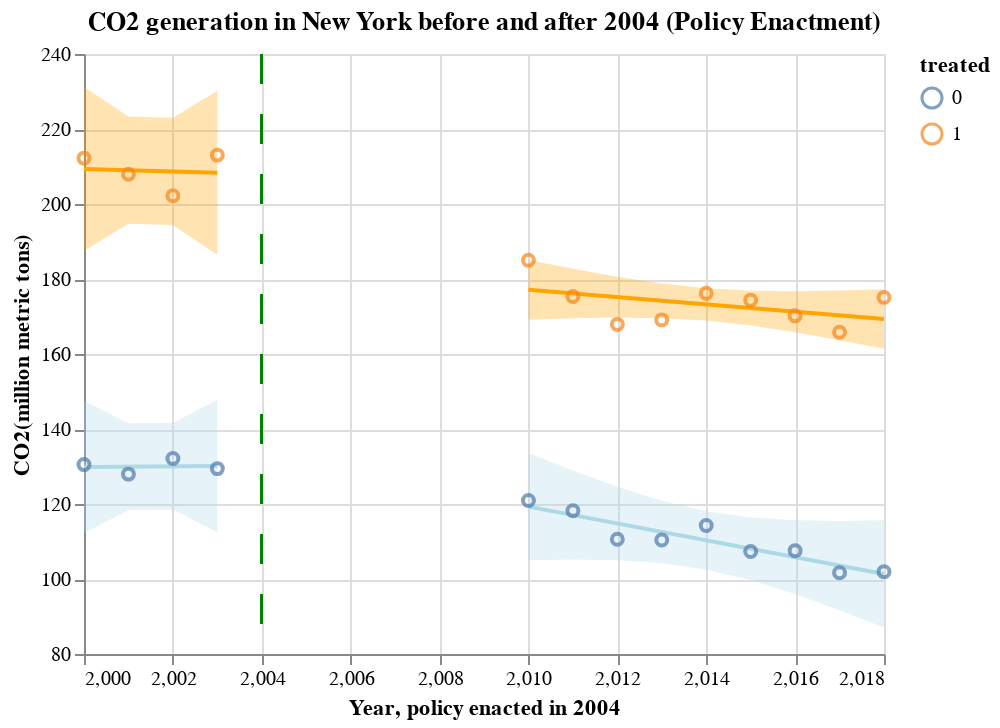

This figure's notebook cell:
### Code cell
import pathlib
import altair as alt

# Where to save files
path_prefix = f"/Users/weilianghu/Downloads/uds-2022-ids-701-team-7/30_results"

df1 = df.copy()
data = df1[df1["State"].isin(["NY", "WV", "KY", "TN"])]
data = data[
    (
        data["Year"].isin(
            [
                2000,
                2001,
                2002,
                2003,
                2010,
                2011,
                2012,
                2013,
                2014,
                2015,
                2016,
                2017,
                2018,
            ]
        )
    )
]

data["treated"] = np.where(data["State"] == "NY", 1, 0)
data["post_treatment"] = np.where(data["Year"] > 2004, 1, 0)

grouped_means = data.groupby(["treated", "Year"], as_index=False)[["CO2"]].mean()
scatter = (
    alt.Chart(grouped_means)
    .mark_point()
    .encode(
        x=alt.X(
            "Year:Q", scale=alt.Scale(zero=False), title="Year, policy enacted in 2004"
        ),
        y=alt.Y("CO2:Q", scale=alt.Scale(zero=False), title="CO2(million metric tons)"),
        color="treated:N",
        # title = "CO2 generation in New York before and after 2004 (Policy Enactment)",
    )
).properties(
    title="CO2 generation in New York before and after 2004 (Policy Enactment)"
)

df_t = df1.copy()
df_t["enact"] = 2004

loesses = []
ci = []
colors = {0: "lightblue", 1: "orange"}
for t, p in [(0, 0), (0, 1), (1, 0), (1, 1)]:
    c = (
        alt.Chart(data[(data["treated"] == t) & (data["post_treatment"] == p)])
        .encode(
            x=alt.X("Year:Q", scale=alt.Scale(zero=False)),
            y=alt.Y("CO2:Q", scale=alt.Scale(zero=False)),
        )
        .transform_regression("Year", "CO2")
        .mark_line(color=colors[t])
    )
    loesses.append(c)

    se = get_ci(data[(data["treated"] == t) & (data["post_treatment"] == p)], "CO2","Year", colors[t])
    ci.append(se)


rule = (
    alt.Chart(df_t)
    .mark_rule(color="green", strokeDash=[15, 15])
    .encode(
        x="enact:Q",
    )
)

NY_fin = alt.layer(*ci, *loesses, scatter) + rule

NY_fin.save(f"{path_prefix}NY.png")
NY_fin

### Figure 1 — Vega-Lite specification as saved in the notebook (floating-point values rounded to 4 significant figures; data arrays with more than 128 entries replaced by an {"elided": "..."} marker saying what was removed)
{"config": {"view": {"continuousWidth": 400, "continuousHeight": 300}}, "layer": [{"data": {"name": "data-06373f913e41cda189c7f3aaf1ce0410"}, "mark": {"type": "errorband", "color": "lightblue"}, "encoding": {"x": {"field": "Year", "scale": {"zero": false}, "type": "quantitative"}, "y": {"field": "ci_low", "scale": {"zero": false}, "title": "", "type": "quantitative"}, "y2": {"field": "ci_high"}}}, {"data": {"name": "data-feb1dd3807cf59201961cfcda96a9ad4"}, "mark": {"type": "errorband", "color": "lightblue"}, "encoding": {"x": {"field": "Year", "scale": {"zero": false}, "type": "quantitative"}, "y": {"field": "ci_low", "scale": {"zero": false}, "title": "", "type": "quantitative"}, "y2": {"field": "ci_high"}}}, {"data": {"name": "data-bad5cc993bcc46e40921db9c262a78c9"}, "mark": {"type": "errorband", "color": "orange"}, "encoding": {"x": {"field": "Year", "scale": {"zero": false}, "type": "quantitative"}, "y": {"field": "ci_low", "scale": {"zero": false}, "title": "", "type": "quantitative"}, "y2": {"field": "ci_high"}}}, {"data": {"name": "data-5484bd5519c4ec392eddb3c48e7c75a2"}, "mark": {"type": "errorband", "color": "orange"}, "encoding": {"x": {"field": "Year", "scale": {"zero": false}, "type": "quantitative"}, "y": {"field": "ci_low", "scale": {"zero": false}, "title": "", "type": "quantitative"}, "y2": {"field": "ci_high"}}}, {"data": {"name": "data-38497b8e3773dcdff58d601cb0685a11"}, "mark": {"type": "line", "color": "lightblue"}, "encoding": {"x": {"field": "Year", "scale": {"zero": false}, "type": "quantitative"}, "y": {"field": "CO2", "scale": {"zero": false}, "type": "quantitative"}}, "transform": [{"on": "Year", "regression": "CO2"}]}, {"data": {"name": "data-c59994a626f23069e89322a787841dc0"}, "mark": {"type": "line", "color": "lightblue"}, "encoding": {"x": {"field": "Year", "scale": {"zero": false}, "type": "quantitative"}, "y": {"field": "CO2", "scale": {"zero": false}, "type": "quantitative"}}, "transform": [{"on": "Year", "regression": "CO2"}]}, {"data": {"name": "data-2eea401da266a1bb3036929552e938ab"}, "mark": {"type": "line", "color": "orange"}, "encoding": {"x": {"field": "Year", "scale": {"zero": false}, "type": "quantitative"}, "y": {"field": "CO2", "scale": {"zero": false}, "type": "quantitative"}}, "transform": [{"on": "Year", "regression": "CO2"}]}, {"data": {"name": "data-0617f6843f59417b27361b42ffdc9ab6"}, "mark": {"type": "line", "color": "orange"}, "encoding": {"x": {"field": "Year", "scale": {"zero": false}, "type": "quantitative"}, "y": {"field": "CO2", "scale": {"zero": false}, "type": "quantitative"}}, "transform": [{"on": "Year", "regression": "CO2"}]}, {"data": {"name": "data-83cd5c543ff496b1c288f1ce0a47fce0"}, "mark": "point", "encoding": {"color": {"field": "treated", "type": "nominal"}, "x": {"field": "Year", "scale": {"zero": false}, "title": "Year, policy enacted in 2004", "type": "quantitative"}, "y": {"field": "CO2", "scale": {"zero": false}, "title": "CO2(million metric tons)", "type": "quantitative"}}, "title": "CO2 generation in New York before and after 2004 (Policy Enactment)"}, {"data": {"name": "data-f118d34a2f0a16557c052a6c2f4aa66b"}, "mark": {"type": "rule", "color": "green", "strokeDash": [15, 15]}, "encoding": {"x": {"field": "enact", "type": "quantitative"}}}], "$schema": "https://vega.github.io/schema/vega-lite/v4.17.0.json", "datasets": {"data-06373f913e41cda189c7f3aaf1ce0410": [{"Year": 2000, "CO2": 129.9, "ci_low": 112.2, "ci_high": 147.5}, {"Year": 2001, "CO2": 130.0, "ci_low": 118.4, "ci_high": 141.5}, {"Year": 2002, "CO2": 130.1, "ci_low": 118.5, "ci_high": 141.6}, {"Year": 2003, "CO2": 130.2, "ci_low": 112.5, "ci_high": 147.8}], "data-feb1dd3807cf59201961cfcda96a9ad4": [{"Year": 2010, "CO2": 119.3, "ci_low": 105.0, "ci_high": 133.6}, {"Year": 2011, "CO2": 117.1, "ci_low": 105.2, "ci_high": 128.9}, {"Year": 2012, "CO2": 114.8, "ci_low": 105.0, "ci_high": 124.6}, {"Year": 2013, "CO2": 112.6, "ci_low": 104.2, "ci_high": 120.9}, {"Year": 2014, "CO2": 110.3, "ci_low": 102.6, "ci_high": 118.1}, {"Year": 2015, "CO2": 108.1, "ci_low": 99.76, "ci_high": 116.4}, {"Year": 2016, "CO2": 105.8, "ci_low": 96.02, "ci_high": 115.6}, {"Year": 2017, "CO2": 103.6, "ci_low": 91.69, "ci_high": 115.5}, {"Year": 2018, "CO2": 101.3, "ci_low": 87.04, "ci_high": 115.6}], "data-bad5cc993bcc46e40921db9c262a78c9": [{"Year": 2000, "CO2": 209.4, "ci_low": 187.5, "ci_high": 231.2}, {"Year": 2001, "CO2": 209.0, "ci_low": 194.7, "ci_high": 223.3}, {"Year": 2002, "CO2": 208.7, "ci_low": 194.4, "ci_high": 223.0}, {"Year": 2003, "CO2": 208.3, "ci_low": 186.5, "ci_high": 230.2}], "data-5484bd5519c4ec392eddb3c48e7c75a2": [{"Year": 2010, "CO2": 177.1, "ci_low": 169.1, "ci_high": 185.1}, {"Year": 2011, "CO2": 176.1, "ci_low": 169.5, "ci_high": 182.8}, {"Year": 2012, "CO2": 175.2, "ci_low": 169.7, "ci_high": 180.6}, {"Year": 2013, "CO2": 174.2, "ci_low": 169.6, "ci_high": 178.8}, {"Year": 2014, "CO2": 173.2, "ci_low": 168.9, "ci_high": 177.5}, {"Year": 2015, "CO2": 172.2, "ci_low": 167.6, "ci_high": 176.9}, {"Year": 2016, "CO2": 171.3, "ci_low": 165.8, "ci_high": 176.7}, {"Year": 2017, "CO2": 170.3, "ci_low": 163.7, "ci_high": 176.9}, {"Year": 2018, "CO2": 169.3, "ci_low": 161.4, "ci_high": 177.3}], "data-38497b8e3773dcdff58d601cb0685a11": [{"Unnamed: 0": 138, "Year": 2000, "Average_Temp": 55.7, "StateName": "Kentucky", "Percipitation": 45.29, "State": "KY", "RPS": false, "Enacted": "None", "Percentage": 0.0, "TargetYear": 0, "Duration": 0, "CleanEnergyPercent": 0.0, "Entity": "US", "Code": "OWID_WRL", "SolarPrice": 4.88, "CO2": 147.1, "CoalPrice": 1.06, "NaturalGasPrice": 5.77, "NuclearPrice": 0.0, "PetroleumPrice": 10.08, "GDP": 114200.0, "treated": 0, "post_treatment": 0}, {"Unnamed: 0": 159, "Year": 2000, "Average_Temp": 58.0, "StateName": "Tennessee", "Percipitation": 45.02, "State": "TN", "RPS": false, "Enacted": "None", "Percentage": 0.0, "TargetYear": 0, "Duration": 0, "CleanEnergyPercent": 0.0, "Entity": "US", "Code": "OWID_WRL", "SolarPrice": 4.88, "CO2": 128.7, "CoalPrice": 1.13, "NaturalGasPrice": 5.87, "NuclearPrice": 0.43, "PetroleumPrice": 10.01, "GDP": 182200.0, "treated": 0, "post_treatment": 0}, {"Unnamed: 0": 165, "Year": 2000, "Average_Temp": 51.8, "StateName": "West Virginia", "Percipitation": 42.59, "State": "WV", "RPS": false, "Enacted": "None", "Percentage": 0.0, "TargetYear": 0, "Duration": 0, "CleanEnergyPercent": 0.0, "Entity": "US", "Code": "OWID_WRL", "SolarPrice": 4.88, "CO2": 115.7, "CoalPrice": 1.23, "NaturalGasPrice": 5.46, "NuclearPrice": 0.0, "PetroleumPrice": 10.85, "GDP": 42500.0, "treated": 0, "post_treatment": 0}, {"Unnamed: 0": 180, "Year": 2001, "Average_Temp": 56.6, "StateName": "Kentucky", "Percipitation": 45.43, "State": "KY", "RPS": false, "Enacted": "None", "Percentage": 0.0, "TargetYear": 0, "Duration": 0, "CleanEnergyPercent": 0.0, "Entity": "US", "Code": "OWID_WRL", "SolarPrice": 4.774, "CO2": 151.0, "CoalPrice": 1.15, "NaturalGasPrice": 7.62, "NuclearPrice": 0.0, "PetroleumPrice": 9.28, "GDP": 117600.0, "treated": 0, "post_treatment": 0}, {"Unnamed: 0": 201, "Year": 2001, "Average_Temp": 58.2, "StateName": "Tennessee", "Percipitation": 54.0, "State": "TN", "RPS": false, "Enacted": "None", "Percentage": 0.0, "TargetYear": 0, "Duration": 0, "CleanEnergyPercent": 0.0, "Entity": "US", "Code": "OWID_WRL", "SolarPrice": 4.774, "CO2": 127.2, "CoalPrice": 1.26, "NaturalGasPrice": 8.05, "NuclearPrice": 0.39, "PetroleumPrice": 9.33, "GDP": 186400.0, "treated": 0, "post_treatment": 0}, {"Unnamed: 0": 207, "Year": 2001, "Average_Temp": 52.7, "StateName": "West Virginia", "Percipitation": 39.86, "State": "WV", "RPS": false, "Enacted": "None", "Percentage": 0.0, "TargetYear": 0, "Duration": 0, "CleanEnergyPercent": 0.0, "Entity": "US", "Code": "OWID_WRL", "SolarPrice": 4.774, "CO2": 105.7, "CoalPrice": 1.28, "NaturalGasPrice": 6.09, "NuclearPrice": 0.0, "PetroleumPrice": 10.09, "GDP": 43970.0, "treated": 0, "post_treatment": 0}, {"Unnamed: 0": 222, "Year": 2002, "Average_Temp": 56.8, "StateName": "Kentucky", "Percipitation": 53.51, "State": "KY", "RPS": false, "Enacted": "None", "Percentage": 0.0, "TargetYear": 0, "Duration": 0, "CleanEnergyPercent": 0.0, "Entity": "US", "Code": "OWID_WRL", "SolarPrice": 4.031, "CO2": 151.3, "CoalPrice": 1.23, "NaturalGasPrice": 5.61, "NuclearPrice": 0.0, "PetroleumPrice": 8.32, "GDP": 122400.0, "treated": 0, "post_treatment": 0}, {"Unnamed: 0": 243, "Year": 2002, "Average_Temp": 58.7, "StateName": "Tennessee", "Percipitation": 59.22, "State": "TN", "RPS": false, "Enacted": "None", "Percentage": 0.0, "TargetYear": 0, "Duration": 0, "CleanEnergyPercent": 0.0, "Entity": "US", "Code": "OWID_WRL", "SolarPrice": 4.031, "CO2": 126.4, "CoalPrice": 1.25, "NaturalGasPrice": 6.39, "NuclearPrice": 0.37, "PetroleumPrice": 9.02, "GDP": 195800.0, "treated": 0, "post_treatment": 0}, {"Unnamed: 0": 249, "Year": 2002, "Average_Temp": 53.2, "StateName": "West Virginia", "Percipitation": 48.56, "State": "WV", "RPS": false, "Enacted": "None", "Percentage": 0.0, "TargetYear": 0, "Duration": 0, "CleanEnergyPercent": 0.0, "Entity": "US", "Code": "OWID_WRL", "SolarPrice": 4.031, "CO2": 118.7, "CoalPrice": 1.25, "NaturalGasPrice": 5.94, "NuclearPrice": 0.0, "PetroleumPrice": 9.27, "GDP": 45580.0, "treated": 0, "post_treatment": 0}, {"Unnamed: 0": 264, "Year": 2003, "Average_Temp": 55.2, "StateName": "Kentucky", "Percipitation": 55.98, "State": "KY", "RPS": false, "Enacted": "None", "Percentage": 0.0, "TargetYear": 0, "Duration": 0, "CleanEnergyPercent": 0.0, "Entity": "US", "Code": "OWID_WRL", "SolarPrice": 3.978, "CO2": 147.8, "CoalPrice": 1.26, "NaturalGasPrice": 7.47, "NuclearPrice": 0.0, "PetroleumPrice": 9.51, "GDP": 128000.0, "treated": 0, "post_treatment": 0}, {"Unnamed: 0": 285, "Year": 2003, "Average_Temp": 57.5, "StateName": "Tennessee", "Percipitation": 61.76, "State": "TN", "RPS": false, "Enacted": "None", "Percentage": 0.0, "TargetYear": 0, "Duration": 0, "CleanEnergyPercent": 0.0, "Entity": "US", "Code": "OWID_WRL", "SolarPrice": 3.978, "CO2": 125.1, "CoalPrice": 1.29, "NaturalGasPrice": 7.64, "NuclearPrice": 0.36, "PetroleumPrice": 10.3, "GDP": 205100.0, "treated": 0, "post_treatment": 0}, {"Unnamed: 0": 291, "Year": 2003, "Average_Temp": 51.6, "StateName": "West Virginia", "Percipitation": 59.42, "State": "WV", "RPS": false, "Enacted": "None", "Percentage": 0.0, "TargetYear": 0, "Duration": 0, "CleanEnergyPercent": 0.0, "Entity": "US", "Code": "OWID_WRL", "SolarPrice": 3.978, "CO2": 115.4, "CoalPrice": 1.28, "NaturalGasPrice": 7.58, "NuclearPrice": 0.0, "PetroleumPrice": 11.02, "GDP": 47040.0, "treated": 0, "post_treatment": 0}], "data-c59994a626f23069e89322a787841dc0": [{"Unnamed: 0": 558, "Year": 2010, "Average_Temp": 56.0, "StateName": "Kentucky", "Percipitation": 43.54, "State": "KY", "RPS": false, "Enacted": "None", "Percentage": 0.0, "TargetYear": 0, "Duration": 0, "CleanEnergyPercent": 0.0, "Entity": "US", "Code": "OWID_WRL", "SolarPrice": 2.045, "CO2": 152.9, "CoalPrice": 2.36, "NaturalGasPrice": 7.13, "NuclearPrice": 0.0, "PetroleumPrice": 19.77, "GDP": 166400.0, "treated": 0, "post_treatment": 1}, {"Unnamed: 0": 579, "Year": 2010, "Average_Temp": 57.9, "StateName": "Tennessee", "Percipitation": 49.65, "State": "TN", "RPS": false, "Enacted": "None", "Percentage": 0.0, "TargetYear": 0, "Duration": 0, "CleanEnergyPercent": 0.0, "Entity": "US", "Code": "OWID_WRL", "SolarPrice": 2.045, "CO2": 109.3, "CoalPrice": 2.75, "NaturalGasPrice": 8.13, "NuclearPrice": 0.64, "PetroleumPrice": 21.18, "GDP": 257800.0, "treated": 0, "post_treatment": 1}, {"Unnamed: 0": 585, "Year": 2010, "Average_Temp": 52.0, "StateName": "West Virginia", "Percipitation": 42.43, "State": "WV", "RPS": false, "Enacted": "None", "Percentage": 0.0, "TargetYear": 0, "Duration": 0, "CleanEnergyPercent": 0.0, "Entity": "US", "Code": "OWID_WRL", "SolarPrice": 2.045, "CO2": 100.6, "CoalPrice": 2.66, "NaturalGasPrice": 8.42, "NuclearPrice": 0.0, "PetroleumPrice": 22.84, "GDP": 66000.0, "treated": 0, "post_treatment": 1}, {"Unnamed: 0": 600, "Year": 2011, "Average_Temp": 56.9, "StateName": "Kentucky", "Percipitation": 64.35, "State": "KY", "RPS": false, "Enacted": "None", "Percentage": 0.0, "TargetYear": 0, "Duration": 0, "CleanEnergyPercent": 0.0, "Entity": "US", "Code": "OWID_WRL", "SolarPrice": 1.677, "CO2": 151.2, "CoalPrice": 2.44, "NaturalGasPrice": 7.05, "NuclearPrice": 0.0, "PetroleumPrice": 25.65, "GDP": 171600.0, "treated": 0, "post_treatment": 1}, {"Unnamed: 0": 621, "Year": 2011, "Average_Temp": 58.9, "StateName": "Tennessee", "Percipitation": 62.59, "State": "TN", "RPS": false, "Enacted": "None", "Percentage": 0.0, "TargetYear": 0, "Duration": 0, "CleanEnergyPercent": 0.0, "Entity": "US", "Code": "OWID_WRL", "SolarPrice": 1.677, "CO2": 105.5, "CoalPrice": 2.96, "NaturalGasPrice": 7.61, "NuclearPrice": 0.67, "PetroleumPrice": 26.97, "GDP": 269800.0, "treated": 0, "post_treatment": 1}, {"Unnamed: 0": 627, "Year": 2011, "Average_Temp": 53.5, "StateName": "West Virginia", "Percipitation": 55.1, "State": "WV", "RPS": false, "Enacted": "None", "Percentage": 0.0, "TargetYear": 0, "Duration": 0, "CleanEnergyPercent": 0.0, "Entity": "US", "Code": "OWID_WRL", "SolarPrice": 1.677, "CO2": 97.89, "CoalPrice": 2.71, "NaturalGasPrice": 7.87, "NuclearPrice": 0.0, "PetroleumPrice": 28.92, "GDP": 69230.0, "treated": 0, "post_treatment": 1}, {"Unnamed: 0": 642, "Year": 2012, "Average_Temp": 58.4, "StateName": "Kentucky", "Percipitation": 43.21, "State": "KY", "RPS": false, "Enacted": "None", "Percentage": 0.0, "TargetYear": 0, "Duration": 0, "CleanEnergyPercent": 0.0, "Entity": "US", "Code": "OWID_WRL", "SolarPrice": 0.8764, "CO2": 140.6, "CoalPrice": 2.47, "NaturalGasPrice": 5.71, "NuclearPrice": 0.0, "PetroleumPrice": 25.3, "GDP": 178100.0, "treated": 0, "post_treatment": 1}, {"Unnamed: 0": 663, "Year": 2012, "Average_Temp": 60.3, "StateName": "Tennessee", "Percipitation": 46.89, "State": "TN", "RPS": false, "Enacted": "None", "Percentage": 0.0, "TargetYear": 0, "Duration": 0, "CleanEnergyPercent": 0.0, "Entity": "US", "Code": "OWID_WRL", "SolarPrice": 0.8764, "CO2": 99.03, "CoalPrice": 2.85, "NaturalGasPrice": 6.01, "NuclearPrice": 0.73, "PetroleumPrice": 27.56, "GDP": 286300.0, "treated": 0, "post_treatment": 1}, {"Unnamed: 0": 669, "Year": 2012, "Average_Temp": 54.3, "StateName": "West Virginia", "Percipitation": 44.62, "State": "WV", "RPS": false, "Enacted": "None", "Percentage": 0.0, "TargetYear": 0, "Duration": 0, "CleanEnergyPercent": 0.0, "Entity": "US", "Code": "OWID_WRL", "SolarPrice": 0.8764, "CO2": 92.15, "CoalPrice": 2.73, "NaturalGasPrice": 7.2, "NuclearPrice": 0.0, "PetroleumPrice": 29.21, "GDP": 70320.0, "treated": 0, "post_treatment": 1}, {"Unnamed: 0": 684, "Year": 2013, "Average_Temp": 55.0, "StateName": "Kentucky", "Percipitation": 55.78, "State": "KY", "RPS": false, "Enacted": "None", "Percentage": 0.0, "TargetYear": 0, "Duration": 0, "CleanEnergyPercent": 0.0, "Entity": "US", "Code": "OWID_WRL", "SolarPrice": 0.6963, "CO2": 139.7, "CoalPrice": 2.4, "NaturalGasPrice": 6.67, "NuclearPrice": 0.0, "PetroleumPrice": 25.63, "GDP": 184500.0, "treated": 0, "post_treatment": 1}, {"Unnamed: 0": 705, "Year": 2013, "Average_Temp": 57.1, "StateName": "Tennessee", "Percipitation": 63.27, "State": "TN", "RPS": false, "Enacted": "None", "Percentage": 0.0, "TargetYear": 0, "Duration": 0, "CleanEnergyPercent": 0.0, "Entity": "US", "Code": "OWID_WRL", "SolarPrice": 0.6963, "CO2": 97.27, "CoalPrice": 2.63, "NaturalGasPrice": 6.83, "NuclearPrice": 0.77, "PetroleumPrice": 27.1, "GDP": 295900.0, "treated": 0, "post_treatment": 1}, {"Unnamed: 0": 711, "Year": 2013, "Average_Temp": 51.8, "StateName": "West Virginia", "Percipitation": 47.59, "State": "WV", "RPS": false, "Enacted": "None", "Percentage": 0.0, "TargetYear": 0, "Duration": 0, "CleanEnergyPercent": 0.0, "Entity": "US", "Code": "OWID_WRL", "SolarPrice": 0.6963, "CO2": 94.3, "CoalPrice": 2.62, "NaturalGasPrice": 6.98, "NuclearPrice": 0.0, "PetroleumPrice": 28.91, "GDP": 71480.0, "treated": 0, "post_treatment": 1}, {"Unnamed: 0": 726, "Year": 2014, "Average_Temp": 54.3, "StateName": "Kentucky", "Percipitation": 47.11, "State": "KY", "RPS": false, "Enacted": "None", "Percentage": 0.0, "TargetYear": 0, "Duration": 0, "CleanEnergyPercent": 0.0, "Entity": "US", "Code": "OWID_WRL", "SolarPrice": 0.6415, "CO2": 140.4, "CoalPrice": 2.38, "NaturalGasPrice": 7.4, "NuclearPrice": 0.0, "PetroleumPrice": 24.48, "GDP": 188000.0, "treated": 0, "post_treatment": 1}, {"Unnamed: 0": 747, "Year": 2014, "Average_Temp": 56.6, "StateName": "Tennessee", "Percipitation": 53.52, "State": "TN", "RPS": false, "Enacted": "None", "Percentage": 0.0, "TargetYear": 0, "Duration": 0, "CleanEnergyPercent": 0.0, "Entity": "US", "Code": "OWID_WRL", "SolarPrice": 0.6415, "CO2": 102.5, "CoalPrice": 2.64, "NaturalGasPrice": 7.47, "NuclearPrice": 0.72, "PetroleumPrice": 26.08, "GDP": 306200.0, "treated": 0, "post_treatment": 1}, {"Unnamed: 0": 753, "Year": 2014, "Average_Temp": 50.8, "StateName": "West Virginia", "Percipitation": 42.79, "State": "WV", "RPS": false, "Enacted": "None", "Percentage": 0.0, "TargetYear": 0, "Duration": 0, "CleanEnergyPercent": 0.0, "Entity": "US", "Code": "OWID_WRL", "SolarPrice": 0.6415, "CO2": 99.88, "CoalPrice": 2.49, "NaturalGasPrice": 7.27, "NuclearPrice": 0.0, "PetroleumPrice": 28.3, "GDP": 72650.0, "treated": 0, "post_treatment": 1}, {"Unnamed: 0": 768, "Year": 2015, "Average_Temp": 56.6, "StateName": "Kentucky", "Percipitation": 58.31, "State": "KY", "RPS": false, "Enacted": "None", "Percentage": 0.0, "TargetYear": 0, "Duration": 0, "CleanEnergyPercent": 0.0, "Entity": "US", "Code": "OWID_WRL", "SolarPrice": 0.5965, "CO2": 131.3, "CoalPrice": 2.27, "NaturalGasPrice": 6.03, "NuclearPrice": 0.0, "PetroleumPrice": 17.0, "GDP": 193400.0, "treated": 0, "post_treatment": 1}, {"Unnamed: 0": 789, "Year": 2015, "Average_Temp": 59.0, "StateName": "Tennessee", "Percipitation": 59.16, "State": "TN", "RPS": false, "Enacted": "None", "Percentage": 0.0, "TargetYear": 0, "Duration": 0, "CleanEnergyPercent": 0.0, "Entity": "US", "Code": "OWID_WRL", "SolarPrice": 0.5965, "CO2": 98.7, "CoalPrice": 2.58, "NaturalGasPrice": 5.98, "NuclearPrice": 0.72, "PetroleumPrice": 18.26, "GDP": 325300.0, "treated": 0, "post_treatment": 1}, {"Unnamed: 0": 795, "Year": 2015, "Average_Temp": 53.1, "StateName": "West Virginia", "Percipitation": 48.62, "State": "WV", "RPS": false, "Enacted": "None", "Percentage": 0.0, "TargetYear": 0, "Duration": 0, "CleanEnergyPercent": 0.0, "Entity": "US", "Code": "OWID_WRL", "SolarPrice": 0.5965, "CO2": 91.96, "CoalPrice": 2.4, "NaturalGasPrice": 6.22, "NuclearPrice": 0.0, "PetroleumPrice": 19.99, "GDP": 71320.0, "treated": 0, "post_treatment": 1}, {"Unnamed: 0": 810, "Year": 2016, "Average_Temp": 57.9, "StateName": "Kentucky", "Percipitation": 49.19, "State": "KY", "RPS": false, "Enacted": "None", "Percentage": 0.0, "TargetYear": 0, "Duration": 0, "CleanEnergyPercent": 0.0, "Entity": "US", "Code": "OWID_WRL", "SolarPrice": 0.5505, "CO2": 126.8, "CoalPrice": 2.15, "NaturalGasPrice": 5.22, "NuclearPrice": 0.0, "PetroleumPrice": 14.72, "GDP": 196500.0, "treated": 0, "post_treatment": 1}, {"Unnamed: 0": 831, "Year": 2016, "Average_Temp": 60.3, "StateName": "Tennessee", "Percipitation": 47.04, "State": "TN", "RPS": false, "Enacted": "None", "Percentage": 0.0, "TargetYear": 0, "Duration": 0, "CleanEnergyPercent": 0.0, "Entity": "US", "Code": "OWID_WRL", "SolarPrice": 0.5505, "CO2": 101.4, "CoalPrice": 2.37, "NaturalGasPrice": 5.2, "NuclearPrice": 0.71, "PetroleumPrice": 15.92, "GDP": 336400.0, "treated": 0, "post_treatment": 1}, {"Unnamed: 0": 837, "Year": 2016, "Average_Temp": 54.1, "StateName": "West Virginia", "Percipitation": 45.36, "State": "WV", "RPS": false, "Enacted": "None", "Percentage": 0.0, "TargetYear": 0, "Duration": 0, "CleanEnergyPercent": 0.0, "Entity": "US", "Code": "OWID_WRL", "SolarPrice": 0.5505, "CO2": 94.49, "CoalPrice": 2.32, "NaturalGasPrice": 5.16, "NuclearPrice": 0.0, "PetroleumPrice": 17.73, "GDP": 70920.0, "treated": 0, "post_treatment": 1}, {"Unnamed: 0": 852, "Year": 2017, "Average_Temp": 57.8, "StateName": "Kentucky", "Percipitation": 50.26, "State": "KY", "RPS": false, "Enacted": "None", "Percentage": 0.0, "TargetYear": 0, "Duration": 0, "CleanEnergyPercent": 0.0, "Entity": "US", "Code": "OWID_WRL", "SolarPrice": 0.4622, "CO2": 116.8, "CoalPrice": 2.04, "NaturalGasPrice": 5.76, "NuclearPrice": 0.0, "PetroleumPrice": 17.22, "GDP": 201600.0, "treated": 0, "post_treatment": 1}, {"Unnamed: 0": 873, "Year": 2017, "Average_Temp": 60.0, "StateName": "Tennessee", "Percipitation": 56.22, "State": "TN", "RPS": false, "Enacted": "None", "Percentage": 0.0, "TargetYear": 0, "Duration": 0, "CleanEnergyPercent": 0.0, "Entity": "US", "Code": "OWID_WRL", "SolarPrice": 0.4622, "CO2": 97.4, "CoalPrice": 2.38, "NaturalGasPrice": 5.92, "NuclearPrice": 0.71, "PetroleumPrice": 18.09, "GDP": 349800.0, "treated": 0, "post_treatment": 1}, {"Unnamed: 0": 879, "Year": 2017, "Average_Temp": 54.0, "StateName": "West Virginia", "Percipitation": 47.01, "State": "WV", "RPS": false, "Enacted": "None", "Percentage": 0.0, "TargetYear": 0, "Duration": 0, "CleanEnergyPercent": 0.0, "Entity": "US", "Code": "OWID_WRL", "SolarPrice": 0.4622, "CO2": 90.84, "CoalPrice": 2.28, "NaturalGasPrice": 5.35, "NuclearPrice": 0.0, "PetroleumPrice": 20.1, "GDP": 74800.0, "treated": 0, "post_treatment": 1}, {"Unnamed: 0": 894, "Year": 2018, "Average_Temp": 57.0, "StateName": "Kentucky", "Percipitation": 63.74, "State": "KY", "RPS": false, "Enacted": "None", "Percentage": 0.0, "TargetYear": 0, "Duration": 0, "CleanEnergyPercent": 0.0, "Entity": "US", "Code": "OWID_WRL", "SolarPrice": 0.4115, "CO2": 122.8, "CoalPrice": 2.0, "NaturalGasPrice": 5.42, "NuclearPrice": 0.0, "PetroleumPrice": 19.83, "GDP": 208300.0, "treated": 0, "post_treatment": 1}, {"Unnamed: 0": 915, "Year": 2018, "Average_Temp": 59.1, "StateName": "Tennessee", "Percipitation": 67.14, "State": "TN", "RPS": false, "Enacted": "None", "Percentage": 0.0, "TargetYear": 0, "Duration": 0, "CleanEnergyPercent": 0.0, "Entity": "US", "Code": "OWID_WRL", "SolarPrice": 0.4115, "CO2": 93.84, "CoalPrice": 2.31, "NaturalGasPrice": 5.72, "NuclearPrice": 0.68, "PetroleumPrice": 20.74, "GDP": 361400.0, "treated": 0, "post_treatment": 1}, {"Unnamed: 0": 921, "Year": 2018, "Average_Temp": 53.3, "StateName": "West Virginia", "Percipitation": 65.1, "State": "WV", "RPS": false, "Enacted": "None", "Percentage": 0.0, "TargetYear": 0, "Duration": 0, "CleanEnergyPercent": 0.0, "Entity": "US", "Code": "OWID_WRL", "SolarPrice": 0.4115, "CO2": 89.14, "CoalPrice": 2.2, "NaturalGasPrice": 5.86, "NuclearPrice": 0.0, "PetroleumPrice": 22.69, "GDP": 79040.0, "treated": 0, "post_treatment": 1}], "data-2eea401da266a1bb3036929552e938ab": [{"Unnamed: 0": 152, "Year": 2000, "Average_Temp": 44.9, "StateName": "New York", "Percipitation": 46.24, "State": "NY", "RPS": true, "Enacted": "2004", "Percentage": 70.0, "TargetYear": 2030, "Duration": 26, "CleanEnergyPercent": 17.82, "Entity": "US", "Code": "OWID_WRL", "SolarPrice": 4.88, "CO2": 212.2, "CoalPrice": 1.52, "NaturalGasPrice": 7.18, "NuclearPrice": 0.48, "PetroleumPrice": 10.0, "GDP": 841200.0, "treated": 1, "post_treatment": 0}, {"Unnamed: 0": 194, "Year": 2001, "Average_Temp": 46.9, "StateName": "New York", "Percipitation": 34.14, "State": "NY", "RPS": true, "Enacted": "2004", "Percentage": 70.0, "TargetYear": 2030, "Duration": 26, "CleanEnergyPercent": 17.82, "Entity": "US", "Code": "OWID_WRL", "SolarPrice": 4.774, "CO2": 208.0, "CoalPrice": 1.47, "NaturalGasPrice": 8.24, "NuclearPrice": 0.41, "PetroleumPrice": 9.23, "GDP": 878300.0, "treated": 1, "post_treatment": 0}, {"Unnamed: 0": 236, "Year": 2002, "Average_Temp": 46.8, "StateName": "New York", "Percipitation": 43.56, "State": "NY", "RPS": true, "Enacted": "2004", "Percentage": 70.0, "TargetYear": 2030, "Duration": 26, "CleanEnergyPercent": 17.82, "Entity": "US", "Code": "OWID_WRL", "SolarPrice": 4.031, "CO2": 202.2, "CoalPrice": 1.59, "NaturalGasPrice": 6.54, "NuclearPrice": 0.4, "PetroleumPrice": 8.91, "GDP": 890300.0, "treated": 1, "post_treatment": 0}, {"Unnamed: 0": 278, "Year": 2003, "Average_Temp": 44.5, "StateName": "New York", "Percipitation": 48.02, "State": "NY", "RPS": true, "Enacted": "2004", "Percentage": 70.0, "TargetYear": 2030, "Duration": 26, "CleanEnergyPercent": 17.82, "Entity": "US", "Code": "OWID_WRL", "SolarPrice": 3.978, "CO2": 213.0, "CoalPrice": 1.62, "NaturalGasPrice": 8.82, "NuclearPrice": 0.41, "PetroleumPrice": 10.13, "GDP": 912500.0, "treated": 1, "post_treatment": 0}], "data-0617f6843f59417b27361b42ffdc9ab6": [{"Unnamed: 0": 572, "Year": 2010, "Average_Temp": 47.2, "StateName": "New York", "Percipitation": 43.92, "State": "NY", "RPS": true, "Enacted": "2004", "Percentage": 70.0, "TargetYear": 2030, "Duration": 26, "CleanEnergyPercent": 17.82, "Entity": "US", "Code": "OWID_WRL", "SolarPrice": 2.045, "CO2": 185.0, "CoalPrice": 3.24, "NaturalGasPrice": 9.7, "NuclearPrice": 0.64, "PetroleumPrice": 20.49, "GDP": 1224000.0, "treated": 1, "post_treatment": 1}, {"Unnamed: 0": 614, "Year": 2011, "Average_Temp": 47.1, "StateName": "New York", "Percipitation": 55.71, "State": "NY", "RPS": true, "Enacted": "2004", "Percentage": 70.0, "TargetYear": 2030, "Duration": 26, "CleanEnergyPercent": 17.82, "Entity": "US", "Code": "OWID_WRL", "SolarPrice": 1.677, "CO2": 175.3, "CoalPrice": 3.58, "NaturalGasPrice": 9.1, "NuclearPrice": 0.68, "PetroleumPrice": 26.41, "GDP": 1248000.0, "treated": 1, "post_treatment": 1}, {"Unnamed: 0": 656, "Year": 2012, "Average_Temp": 48.8, "StateName": "New York", "Percipitation": 39.56, "State": "NY", "RPS": true, "Enacted": "2004", "Percentage": 70.0, "TargetYear": 2030, "Duration": 26, "CleanEnergyPercent": 17.82, "Entity": "US", "Code": "OWID_WRL", "SolarPrice": 0.8764, "CO2": 167.9, "CoalPrice": 3.65, "NaturalGasPrice": 7.5, "NuclearPrice": 0.74, "PetroleumPrice": 27.51, "GDP": 1328000.0, "treated": 1, "post_treatment": 1}, {"Unnamed: 0": 698, "Year": 2013, "Average_Temp": 45.7, "StateName": "New York", "Percipitation": 43.99, "State": "NY", "RPS": true, "Enacted": "2004", "Percentage": 70.0, "TargetYear": 2030, "Duration": 26, "CleanEnergyPercent": 17.82, "Entity": "US", "Code": "OWID_WRL", "SolarPrice": 0.6963, "CO2": 169.1, "CoalPrice": 3.44, "NaturalGasPrice": 8.22, "NuclearPrice": 0.8, "PetroleumPrice": 26.76, "GDP": 1366000.0, "treated": 1, "post_treatment": 1}, {"Unnamed: 0": 740, "Year": 2014, "Average_Temp": 44.5, "StateName": "New York", "Percipitation": 43.22, "State": "NY", "RPS": true, "Enacted": "2004", "Percentage": 70.0, "TargetYear": 2030, "Duration": 26, "CleanEnergyPercent": 17.82, "Entity": "US", "Code": "OWID_WRL", "SolarPrice": 0.6415, "CO2": 176.2, "CoalPrice": 3.38, "NaturalGasPrice": 8.53, "NuclearPrice": 0.76, "PetroleumPrice": 25.85, "GDP": 1431000.0, "treated": 1, "post_treatment": 1}, {"Unnamed: 0": 782, "Year": 2015, "Average_Temp": 45.7, "StateName": "New York", "Percipitation": 40.64, "State": "NY", "RPS": true, "Enacted": "2004", "Percentage": 70.0, "TargetYear": 2030, "Duration": 26, "CleanEnergyPercent": 17.82, "Entity": "US", "Code": "OWID_WRL", "SolarPrice": 0.5965, "CO2": 174.4, "CoalPrice": 3.38, "NaturalGasPrice": 6.94, "NuclearPrice": 0.72, "PetroleumPrice": 18.22, "GDP": 1488000.0, "treated": 1, "post_treatment": 1}, {"Unnamed: 0": 824, "Year": 2016, "Average_Temp": 47.6, "StateName": "New York", "Percipitation": 38.17, "State": "NY", "RPS": true, "Enacted": "2004", "Percentage": 70.0, "TargetYear": 2030, "Duration": 26, "CleanEnergyPercent": 17.82, "Entity": "US", "Code": "OWID_WRL", "SolarPrice": 0.5505, "CO2": 170.2, "CoalPrice": 2.96, "NaturalGasPrice": 6.24, "NuclearPrice": 0.69, "PetroleumPrice": 15.66, "GDP": 1551000.0, "treated": 1, "post_treatment": 1}, {"Unnamed: 0": 866, "Year": 2017, "Average_Temp": 46.9, "StateName": "New York", "Percipitation": 47.38, "State": "NY", "RPS": true, "Enacted": "2004", "Percentage": 70.0, "TargetYear": 2030, "Duration": 26, "CleanEnergyPercent": 17.82, "Entity": "US", "Code": "OWID_WRL", "SolarPrice": 0.4622, "CO2": 165.8, "CoalPrice": 3.53, "NaturalGasPrice": 7.42, "NuclearPrice": 0.74, "PetroleumPrice": 17.96, "GDP": 1604000.0, "treated": 1, "post_treatment": 1}, {"Unnamed: 0": 908, "Year": 2018, "Average_Temp": 46.2, "StateName": "New York", "Percipitation": 48.58, "State": "NY", "RPS": true, "Enacted": "2004", "Percentage": 70.0, "TargetYear": 2030, "Duration": 26, "CleanEnergyPercent": 17.82, "Entity": "US", "Code": "OWID_WRL", "SolarPrice": 0.4115, "CO2": 175.1, "CoalPrice": 3.69, "NaturalGasPrice": 7.89, "NuclearPrice": 0.71, "PetroleumPrice": 20.82, "GDP": 1695000.0, "treated": 1, "post_treatment": 1}], "data-83cd5c543ff496b1c288f1ce0a47fce0": [{"treated": 0, "Year": 2000, "CO2": 130.5}, {"treated": 0, "Year": 2001, "CO2": 128.0}, {"treated": 0, "Year": 2002, "CO2": 132.1}, {"treated": 0, "Year": 2003, "CO2": 129.4}, {"treated": 0, "Year": 2010, "CO2": 120.9}, {"treated": 0, "Year": 2011, "CO2": 118.2}, {"treated": 0, "Year": 2012, "CO2": 110.6}, {"treated": 0, "Year": 2013, "CO2": 110.4}, {"treated": 0, "Year": 2014, "CO2": 114.3}, {"treated": 0, "Year": 2015, "CO2": 107.3}, {"treated": 0, "Year": 2016, "CO2": 107.6}, {"treated": 0, "Year": 2017, "CO2": 101.7}, {"treated": 0, "Year": 2018, "CO2": 101.9}, {"treated": 1, "Year": 2000, "CO2": 212.2}, {"treated": 1, "Year": 2001, "CO2": 208.0}, {"treated": 1, "Year": 2002, "CO2": 202.2}, {"treated": 1, "Year": 2003, "CO2": 213.0}, {"treated": 1, "Year": 2010, "CO2": 185.0}, {"treated": 1, "Year": 2011, "CO2": 175.3}, {"treated": 1, "Year": 2012, "CO2": 167.9}, {"treated": 1, "Year": 2013, "CO2": 169.1}, {"treated": 1, "Year": 2014, "CO2": 176.2}, {"treated": 1, "Year": 2015, "CO2": 174.4}, {"treated": 1, "Year": 2016, "CO2": 170.2}, {"treated": 1, "Year": 2017, "CO2": 165.8}, {"treated": 1, "Year": 2018, "CO2": 175.1}], "data-f118d34a2f0a16557c052a6c2f4aa66b": {"elided": "966 records"}}}
